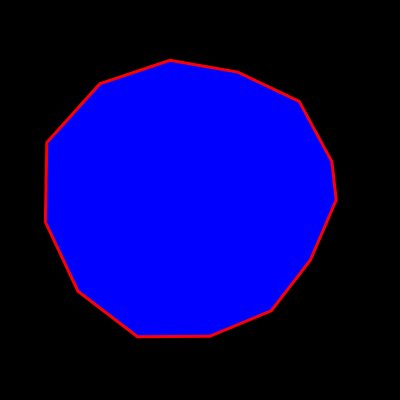
Frame 1 (no input)
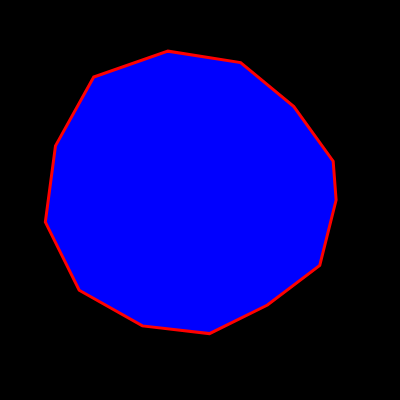
Frame 60 (no input)
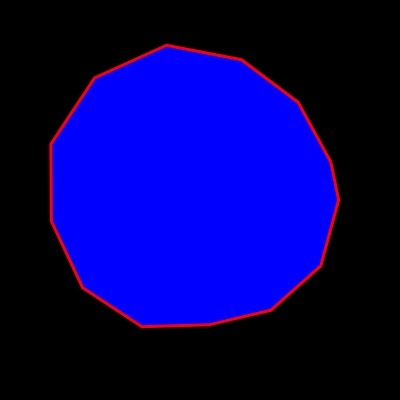
Frame 120 (the mouse pressed at the canvas centre since frame 60)

The p5.js sketch that drew these frames (run headless with seeded random() and noise() and a simulated clock; from frame 60 on, the mouse is pressed at the canvas centre):

// p5.js sketch
// ── sketch.js
let nmax = 1;
let phase = 0;
let zoff;
let ainc;

function setup() {
  createCanvas(400, 400);
  slider = createSlider(0.1, 7, 0.5, 0.01);
}
function draw() {
  background(0);
  translate(width/2, height/2);
  stroke(255);
  noFill();
  beginShape();
  stroke('red');
  fill('blue');
  strokeWeight(3);
  for (let a = 0; a < TWO_PI; a+=ainc) {
    //let r = random(150, 200);
    let xoff = map(cos(a+phase), -1, 1, 0, nmax);
    let yoff = map(sin(a+phase), -1, 1, 0, nmax);
    let r = map(noise(xoff, yoff), 0, 1, 100, 200);
    let x = r * cos(a);
    let y = r * sin(a);
    vertex(x,y);
    xoff += 1.5;
    yoff += 1.5;
    ainc = slider.value();
    
  }
  endShape(CLOSE);
  phase += 0.1;
  //noLoop();
}
